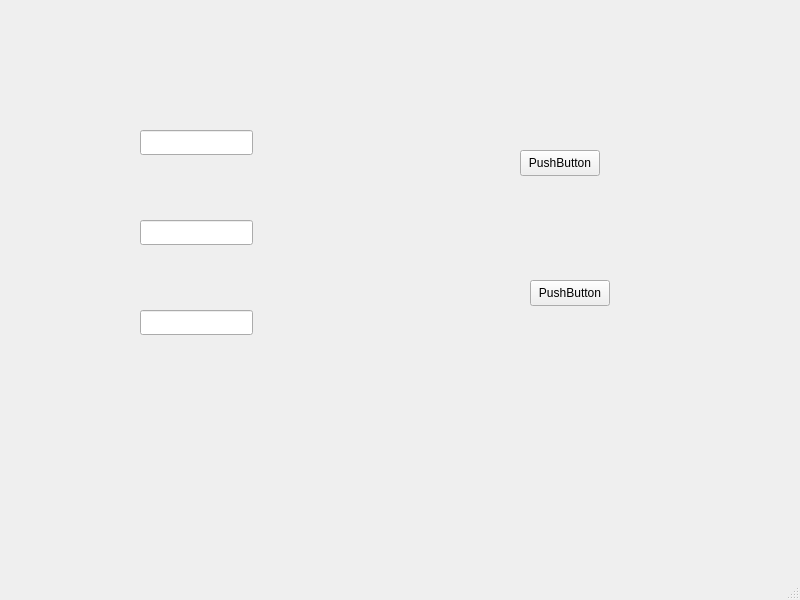
<?xml version="1.0" encoding="UTF-8"?>
<ui version="4.0">
 <class>MainWindow</class>
 <widget class="QMainWindow" name="MainWindow">
  <property name="geometry">
   <rect>
    <x>0</x>
    <y>0</y>
    <width>800</width>
    <height>600</height>
   </rect>
  </property>
  <property name="windowTitle">
   <string>MainWindow</string>
  </property>
  <widget class="QWidget" name="centralwidget">
   <widget class="QLineEdit" name="lineEdit">
    <property name="geometry">
     <rect>
      <x>140</x>
      <y>130</y>
      <width>113</width>
      <height>25</height>
     </rect>
    </property>
   </widget>
   <widget class="QLineEdit" name="lineEdit_2">
    <property name="geometry">
     <rect>
      <x>140</x>
      <y>220</y>
      <width>113</width>
      <height>25</height>
     </rect>
    </property>
   </widget>
   <widget class="QLineEdit" name="lineEdit_3">
    <property name="geometry">
     <rect>
      <x>140</x>
      <y>310</y>
      <width>113</width>
      <height>25</height>
     </rect>
    </property>
   </widget>
   <widget class="QPushButton" name="pushButton">
    <property name="geometry">
     <rect>
      <x>520</x>
      <y>150</y>
      <width>80</width>
      <height>26</height>
     </rect>
    </property>
    <property name="text">
     <string>PushButton</string>
    </property>
   </widget>
   <widget class="QPushButton" name="pushButton_2">
    <property name="geometry">
     <rect>
      <x>530</x>
      <y>280</y>
      <width>80</width>
      <height>26</height>
     </rect>
    </property>
    <property name="text">
     <string>PushButton</string>
    </property>
   </widget>
  </widget>
  <widget class="QMenuBar" name="menubar">
   <property name="geometry">
    <rect>
     <x>0</x>
     <y>0</y>
     <width>800</width>
     <height>23</height>
    </rect>
   </property>
  </widget>
  <widget class="QStatusBar" name="statusbar"/>
 </widget>
 <resources/>
 <connections/>
</ui>
